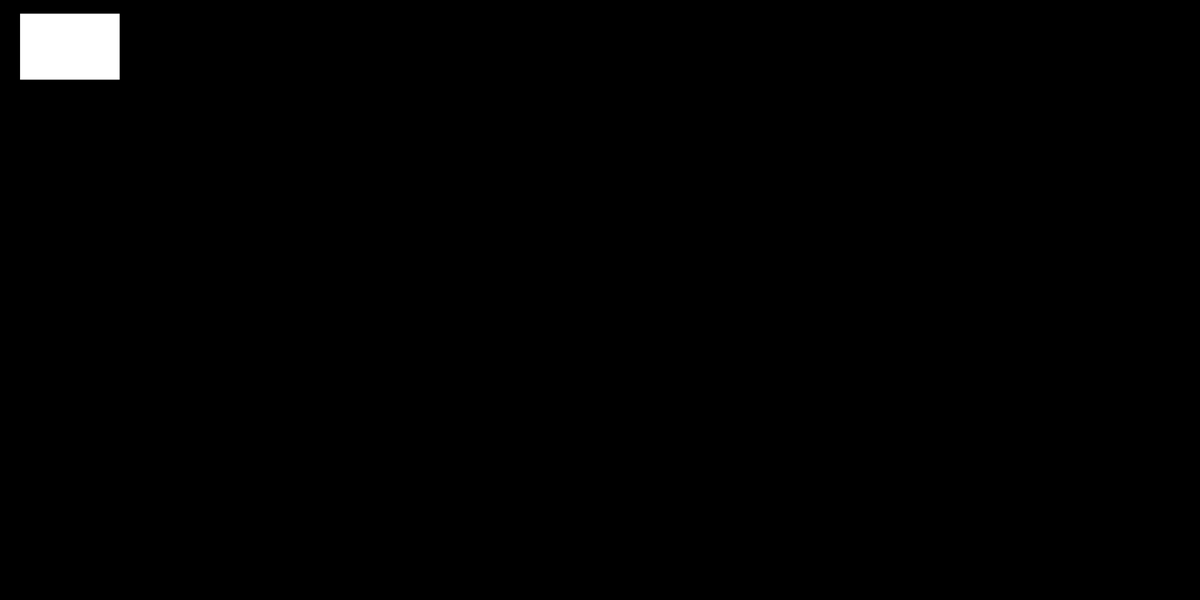
Frame 1 (no input)
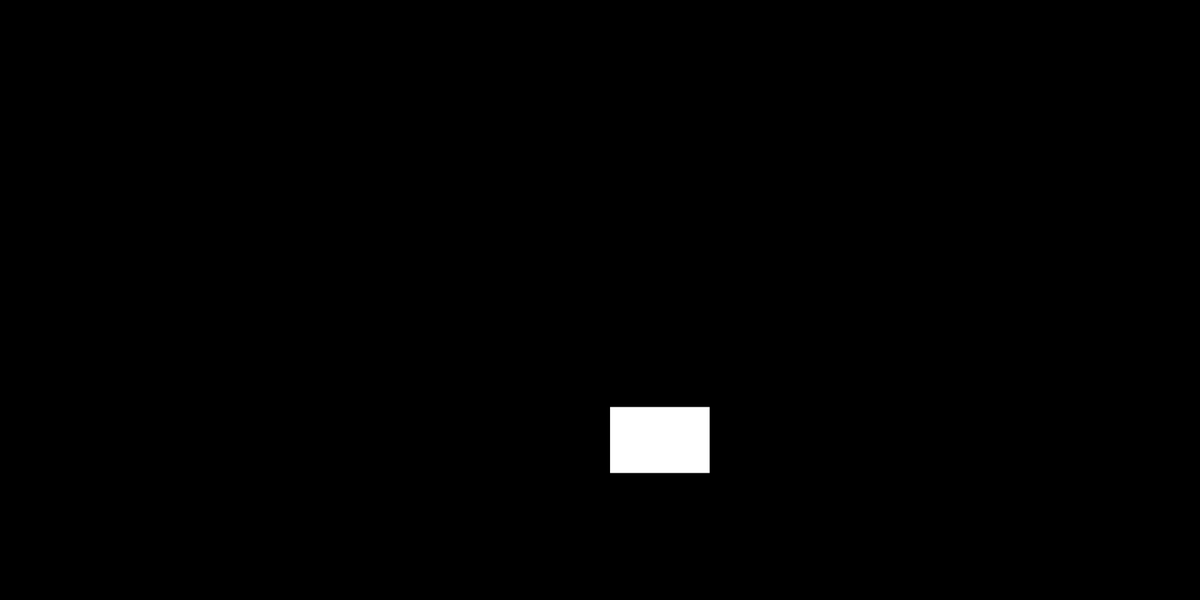
Frame 60 (no input)
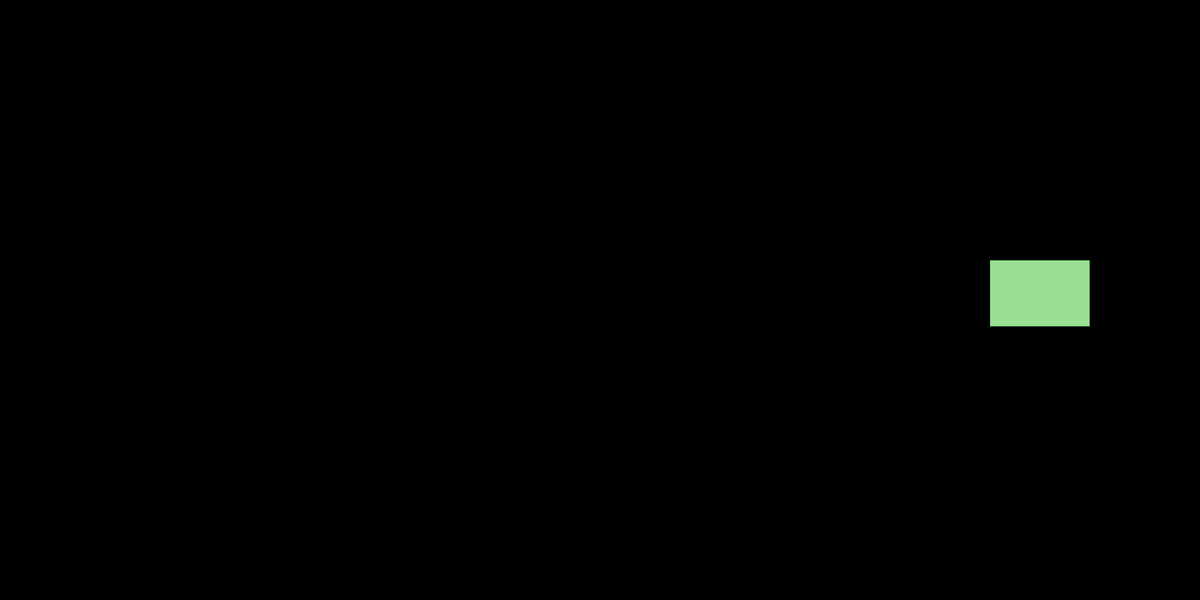
Frame 120 (the mouse pressed at the canvas centre since frame 60)

The p5.js sketch that drew these frames (run headless with seeded random() and noise() and a simulated clock; from frame 60 on, the mouse is pressed at the canvas centre):

// p5.js sketch
// ── sketch.js
let prevDir1 = 0
let prevDir2 = 0
let dir1 = 15
let dir2 = 10
let x = dir1
let y = dir2
let boxH = 100
let boxW = 150





function setup(){
    createCanvas(1800,900)
    background(0)
    fill(255)
}

function draw(){
    if (((x >= width-boxW) && (y >= height-boxH)) || ((x <= 0)  && (y <= 0))){
        alert("THE BOX IS AT A CORNER!!!!!!!!!!")
    }
    background(0)
    CreateBuf()
    CreateBox()

}

function CreateBuf(){
    x+=dir1
    y+=dir2

    if ((x >= width-boxW) || (x <= 0)){
        dir1 *= -1
        fill(RndRGB(), RndRGB(), RndRGB())
    }

    if ((y >= height-boxH) || (y <= 0)){
        dir2 *= -1
        fill(RndRGB(),RndRGB(),RndRGB())
    }

}


function CreateBox(dir1, dir2){
    rect (x,y,boxW,boxH)
}

function RndRGB(){
    return Math.floor(random(155)) + 100
}
